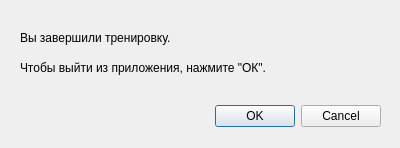
<?xml version="1.0" encoding="UTF-8"?>
<ui version="4.0">
 <class>DialogFinish</class>
 <widget class="QDialog" name="DialogFinish">
  <property name="geometry">
   <rect>
    <x>0</x>
    <y>0</y>
    <width>400</width>
    <height>148</height>
   </rect>
  </property>
  <property name="windowTitle">
   <string>Dialog</string>
  </property>
  <widget class="QDialogButtonBox" name="buttonBox">
   <property name="geometry">
    <rect>
     <x>40</x>
     <y>100</y>
     <width>341</width>
     <height>32</height>
    </rect>
   </property>
   <property name="orientation">
    <enum>Qt::Horizontal</enum>
   </property>
   <property name="standardButtons">
    <set>QDialogButtonBox::Cancel|QDialogButtonBox::Ok</set>
   </property>
  </widget>
  <widget class="QLabel" name="label">
   <property name="geometry">
    <rect>
     <x>20</x>
     <y>30</y>
     <width>400</width>
     <height>16</height>
    </rect>
   </property>
   <property name="minimumSize">
    <size>
     <width>400</width>
     <height>0</height>
    </size>
   </property>
   <property name="text">
    <string>Вы завершили тренировку.</string>
   </property>
  </widget>
  <widget class="QLabel" name="label_2">
   <property name="geometry">
    <rect>
     <x>20</x>
     <y>60</y>
     <width>500</width>
     <height>16</height>
    </rect>
   </property>
   <property name="minimumSize">
    <size>
     <width>500</width>
     <height>0</height>
    </size>
   </property>
   <property name="text">
    <string>Чтобы выйти из приложения, нажмите &quot;ОК&quot;.</string>
   </property>
  </widget>
 </widget>
 <resources/>
 <connections>
  <connection>
   <sender>buttonBox</sender>
   <signal>accepted()</signal>
   <receiver>DialogFinish</receiver>
   <slot>accept()</slot>
   <hints>
    <hint type="sourcelabel">
     <x>248</x>
     <y>254</y>
    </hint>
    <hint type="destinationlabel">
     <x>157</x>
     <y>274</y>
    </hint>
   </hints>
  </connection>
  <connection>
   <sender>buttonBox</sender>
   <signal>rejected()</signal>
   <receiver>DialogFinish</receiver>
   <slot>reject()</slot>
   <hints>
    <hint type="sourcelabel">
     <x>316</x>
     <y>260</y>
    </hint>
    <hint type="destinationlabel">
     <x>286</x>
     <y>274</y>
    </hint>
   </hints>
  </connection>
 </connections>
</ui>
